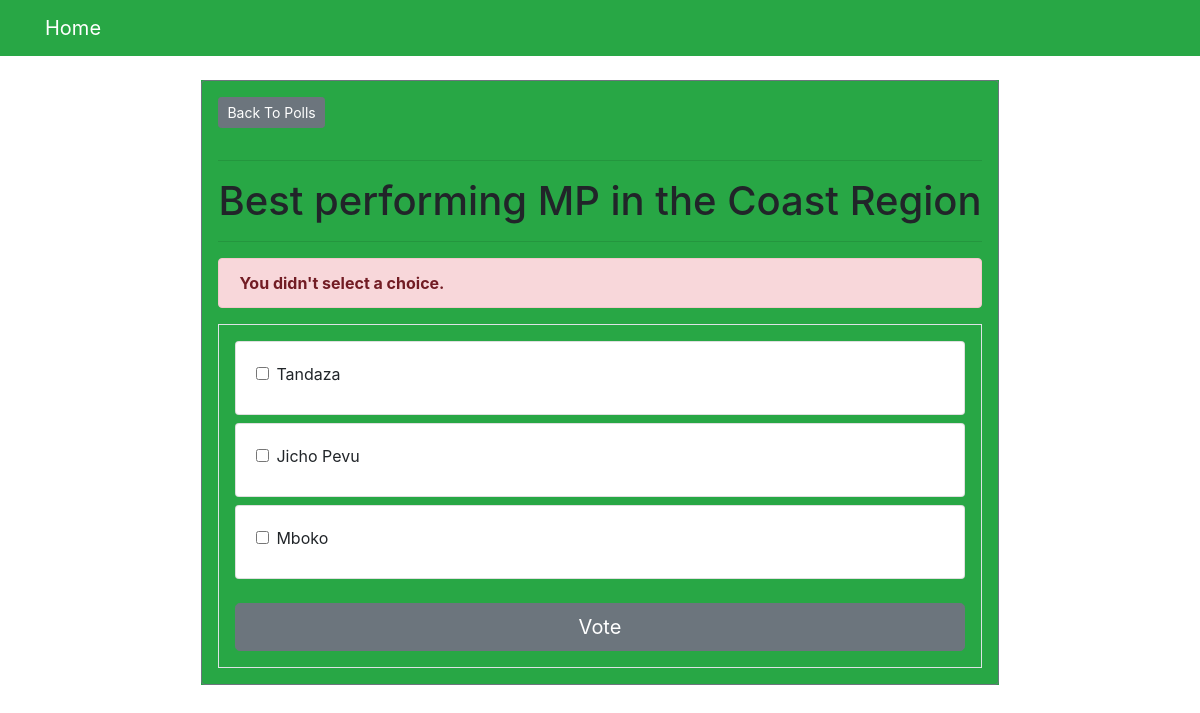
The page /polls/5/vote/ on the database its author committed.
### polls/models.py (models this page shows, shortened)
class Question(models.Model):
    question_text = models.CharField(max_length=200)
    pub_date = models.DateTimeField('date published')

class Choice(models.Model):
    questio= models.ForeignKey(Question, on_delete=models.CASCADE)
    choice_text = models.CharField(max_length=200)
    votes=models.IntegerField(default=0)

### polls/views.py (the view)
# urls.py: path('<int:question_id>/vote/', views.vote, name ='vote'),
def vote(request, question_id):
    question = get_object_or_404(Question, pk = question_id)
    try:
        selected_choice = question.choice_set.get(pk = request.POST['choice'])
    except (KeyError, Choice.DoesNotExist):
        return render(request, 'polls/detail.html', {
            'question': question,
            'error_message': "You didn't select a choice.",
        })
    else:
        selected_choice.votes += 1
        selected_choice.save()
        messages.success(request, 'Vote added successfully!')
        return HttpResponseRedirect(reverse('polls:detail', args =(question.id, )))

### templates/polls/detail.html (shortened to what this page needs)
{% extends 'base.html' %}
{% block content %}
<div class="container border border-secondary rounded p-3">
  <a class="btn btn-secondary btn-sm mb-3" href="{% url 'polls:index' %}">Back To Polls</a><hr>
  <h1 class="text-center mb-3">{{ question.question_text }}</h1>
  <hr>
  {% if error_message %}
    <p class="alert alert-danger">
      <strong>{{ error_message }}</strong>
    </p>
    {%else%}
    {% for message in messages %}
    <p class="alert alert-danger">
      <strong>{{ message }}</strong>
    </p>
    {% endfor %}
  {% endif %}
  <div class="border p-3">
    <form action="{% url 'polls:vote' question.id %}" method="post">
      {% for choice in question.choice_set.all %}
      <div class="card mb-2">
        <div class="card-body">
        <div class="form-check">
          <input type="checkbox" name="choice" class="form-check-input" id="choice{{ forloop.counter }}"
            value="{{ choice.id }}" />
          <label for="choice{{ forloop.counter }}">{{ choice.choice_text }}</label>
        </div>
        </div>
      </div>
      {% endfor %}
      <input type="submit" value="Vote" class="btn btn-secondary btn-lg btn-block mt-4" />
    </form>
  </div>
</div>
{% endblock %}

### rows shown on the page
Question: question_text "Best performing MP in the Coast Region"
Choice: choice_text "Tandaza"
Choice: choice_text "Jicho Pevu"
Choice: choice_text "Mboko"

### other values the page prints
{{ error_message }} "You didn't select a choice."
